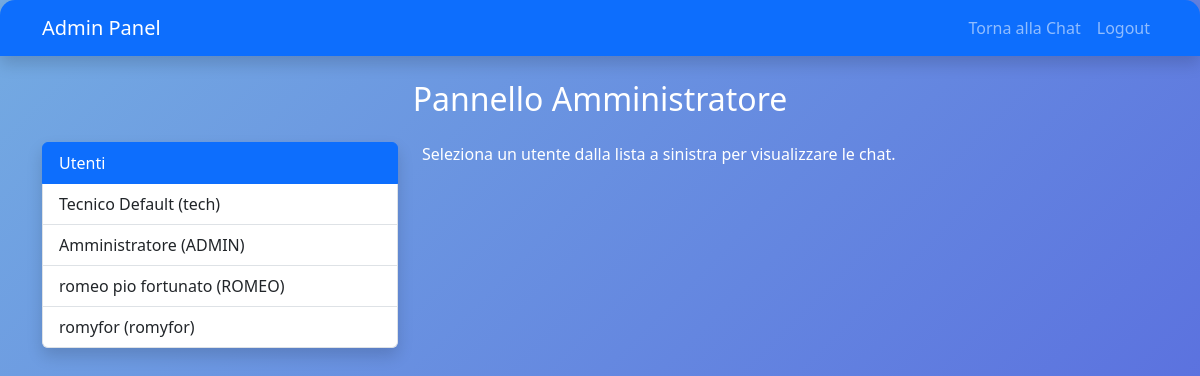
The app's page /admin (signed in) with its own data.
### tables this page shows
CREATE TABLE technicians (
            id INTEGER PRIMARY KEY AUTOINCREMENT,
            username TEXT UNIQUE,
            password TEXT,
            fullname TEXT,
            role TEXT DEFAULT "user"
        );

### app.py (the view)
@app.route('/admin', methods=['GET'])
def admin_panel():
    if 'user' not in session or session['user'].get('role') != 'admin':
        flash("Accesso negato. Area riservata ad amministratori.", "danger")
        return redirect(url_for('index'))
    conn = sqlite3.connect('assistant_memory.db')
    c = conn.cursor()
    c.execute("SELECT username, fullname FROM technicians")
    users = c.fetchall()
    conn.close()
    return render_template('admin.html', users=users, user=session['user'])

### templates/admin.html (shortened to what this page needs)
<!DOCTYPE html>
<html lang="it">
<head>
  <link href="https://cdn.jsdelivr.net/npm/bootstrap@5.3.0/dist/css/bootstrap.min.css" rel="stylesheet">
  <link rel="stylesheet" href="{{ url_for('static', filename='css/custom.css') }}">
</head>
<body class="bg-gradient-custom">
  <nav class="navbar navbar-expand-lg navbar-dark bg-primary shadow">
    <div class="container">
      <a class="navbar-brand" href="#">Admin Panel</a>
      <div class="collapse navbar-collapse" id="adminNavbar">
        <ul class="navbar-nav ms-auto">
          <li class="nav-item">
            <a class="nav-link" href="{{ url_for('index') }}">Torna alla Chat</a>
          </li>
          <li class="nav-item">
            <a class="nav-link" href="{{ url_for('logout') }}">Logout</a>
          </li>
        </ul>
      </div>
    </div>
  </nav>
  <div class="container my-4">
    <h2 class="text-center text-white mb-4">Pannello Amministratore</h2>
    <div class="row">
      <div class="col-md-4">
        <div class="list-group shadow">
          <a href="#" class="list-group-item list-group-item-action active">Utenti</a>
          {% for u in users %}
            <a href="{{ url_for('admin_view_chat', username=u[0]) }}" class="list-group-item list-group-item-action">{{ u[1] }} ({{ u[0] }})</a>
          {% endfor %}
        </div>
      </div>
      <div class="col-md-8">
        {% if selected_user %}
          <h4 class="text-white">Chat di {{ selected_user }}</h4>
          <div class="card shadow">
            <div class="card-body">
              {% for c in conversations %}
                <div class="mb-3">
                  <small class="text-muted">{{ c[0] }}</small><br>
                  <p class="mb-1 text-primary"><strong>{{ selected_user }}:</strong> {{ c[1] }}</p>
                  <p class="mb-0 text-success"><em>{{ c[2] }}</em></p>
                  {% if c[3] %}<p class="mb-0 text-info">[Evento: {{ c[3] }}]</p>{% endif %}
                  <hr>
                </div>
              {% endfor %}
            </div>
          </div>
        {% else %}
          <p class="text-white">Seleziona un utente dalla lista a sinistra per visualizzare le chat.</p>
        {% endif %}
      </div>
    </div>
  </div>
</body>
</html>

### static/css/custom.css (style rules this page uses)
body.bg-gradient-custom { background: linear-gradient(135deg, #74ABE2, #5563DE); min-height: 100vh; }
.navbar, .card-header { border-radius: 15px 15px 0 0; }

### records on screen
technicians: fullname "Tecnico Default", username "tech"
technicians: fullname "Amministratore", username "ADMIN"
technicians: fullname "romeo pio fortunato", username "ROMEO"
technicians: fullname "romyfor", username "romyfor"
